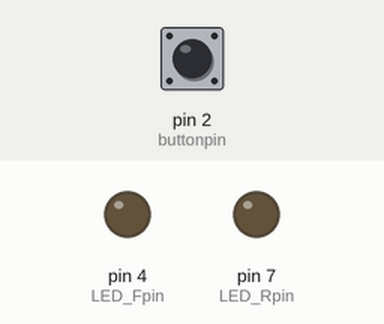
Bench run of a sketch on a simulated Arduino Uno, built with avr-gcc and run on an emulated ATmega328P. On the bench: output pins drawn as LEDs (lit = HIGH). Inputs (shaded band) come from the test bench; at power-on: pin 2 (buttonpin) HIGH.

Above: at 1.2 s.
1.3 s: pin 2 (buttonpin) pulled LOW for 0.15 s
At 2.8 s:
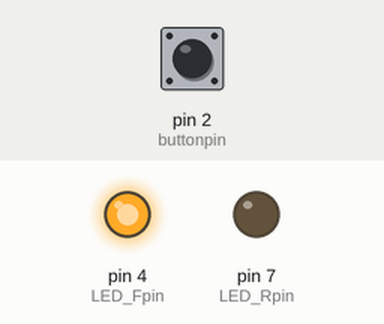
3.1 s: pin 2 (buttonpin) pulled LOW for 1 s
At 5.0 s:
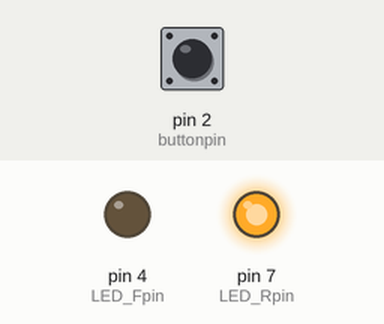
5.7 s: pin 2 (buttonpin) pulled LOW for 3.2 s
At 9.9 s:
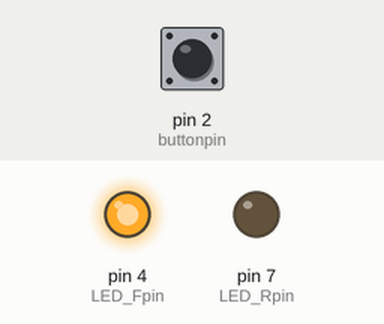
Timing chart, 0 to 11.4 s (numbered marks = the images above; inputs shaded):
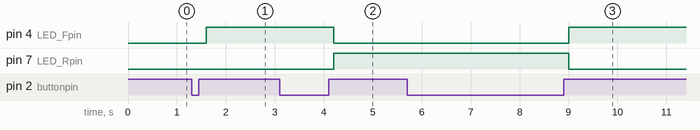

The sketch:

ledtoggle.ino
```cpp
int reverse_flag = 0;
int buttonpress = 0;
const uint8_t LED_Fpin = 4;
const uint8_t LED_Rpin = 7;
const uint8_t buttonpin = 2;

void toggle_ISR();

void setup() {
  // put your setup code here, to run once:
  pinMode (LED_Fpin, OUTPUT);
  pinMode (LED_Rpin, OUTPUT);
  pinMode (buttonpin, INPUT_PULLUP);

  attachInterrupt (digitalPinToInterrupt(buttonpin), toggle_ISR, RISING);
}


void loop() {


  if (buttonpress == 1) {
     if (reverse_flag == 0) {
         digitalWrite(LED_Fpin, HIGH);
         digitalWrite(LED_Rpin, LOW);
         reverse_flag = 1;
     } else {
         digitalWrite(LED_Rpin, HIGH);
         digitalWrite(LED_Fpin, LOW);
         reverse_flag = 0;
     }
  }
   buttonpress = 0;
   delay(200);  // wait for sometime and then move on

}

void toggle_ISR() {
      buttonpress = 1;   // set the flag to inidicate interrupt occured
}
```

Measured:
- after the input at 1.3 s, pin 4 (LED_Fpin): LOW → HIGH after 0.30 s
- after the input at 3.1 s, pin 4 (LED_Fpin): HIGH → LOW after 1.1 s; pin 7 (LED_Rpin): LOW → HIGH after 1.1 s
- after the input at 5.7 s, pin 4 (LED_Fpin): LOW → HIGH after 3.3 s; pin 7 (LED_Rpin): HIGH → LOW after 3.3 s
